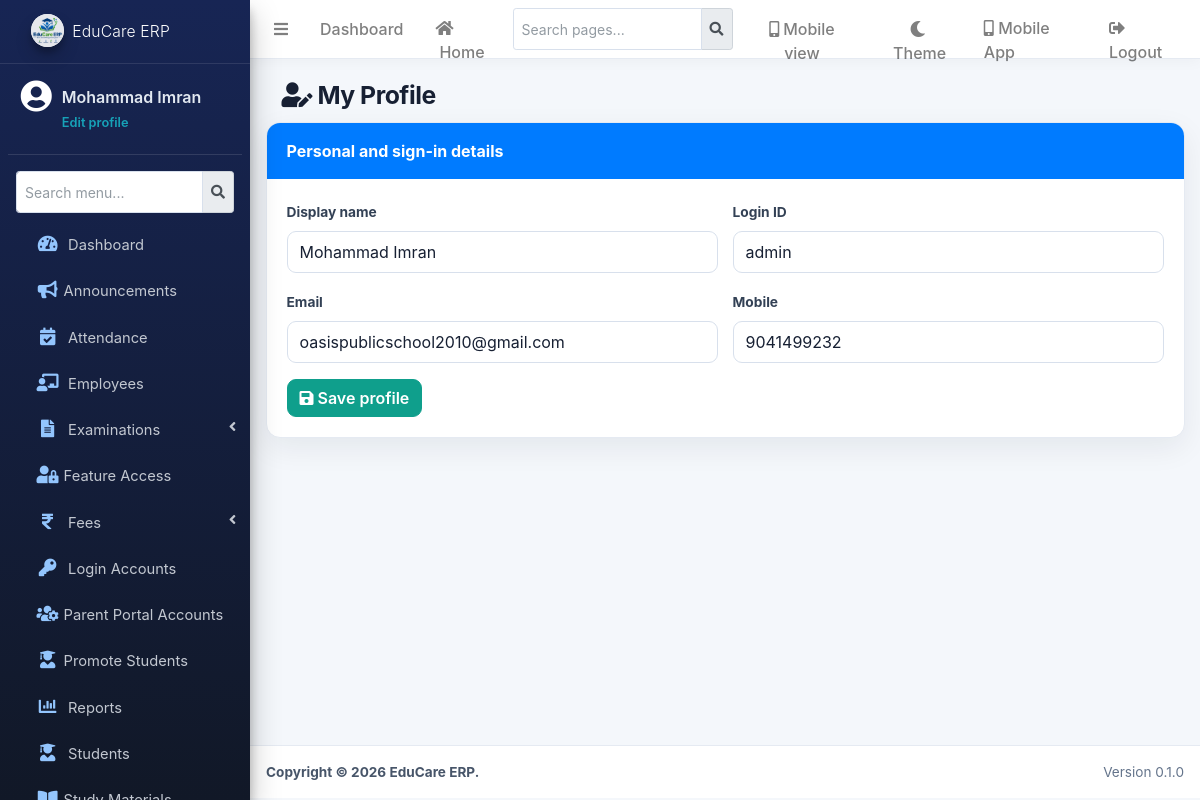
Page /modules/users/profile.php (signed in) on the committed database.
### tables this page shows
CREATE TABLE `users` (
  `id` int(11) NOT NULL,
  `role_id` int(11) NOT NULL,
  `account_type` enum('Admin','Teacher','Student') NOT NULL DEFAULT 'Admin',
  `linked_id` int(11) DEFAULT NULL,
  `full_name` varchar(100) NOT NULL,
  `username` varchar(50) NOT NULL,
  `password` varchar(255) NOT NULL,
  `email` varchar(100) DEFAULT NULL,
  `mobile` varchar(15) DEFAULT NULL,
  `status` tinyint(1) DEFAULT 1,
  `created_at` timestamp NOT NULL DEFAULT current_timestamp()
);

### modules/users/profile.php (the view, shortened to what this page needs)
<?php
require_once '../../config/database.php';
$user_id = (int)($_SESSION['user_id'] ?? 0);
$conn->set_charset('utf8mb4');
function user_profile_e($value)
{
    return htmlspecialchars((string)$value, ENT_QUOTES, 'UTF-8');
}
$stmt = $conn->prepare('SELECT full_name, username, email, mobile FROM users WHERE id=? LIMIT 1');
$stmt->bind_param('i', $user_id);
if (!$stmt->execute()) {
    die('Unable to load profile: ' . user_profile_e($stmt->error));
}
$profile = $stmt->get_result()->fetch_assoc();
?>
<?php include '../../includes/header.php'; ?>
<?php include '../../includes/navbar.php'; ?>
<?php include '../../includes/sidebar.php'; ?>
<div class="content-wrapper">
    <section class="content-header"><div class="container-fluid"><h1><i class="fas fa-user-edit"></i> My Profile</h1></div></section>
    <section class="content"><div class="container-fluid">
        <div class="card"><div class="card-header bg-primary text-white">Personal and sign-in details</div><div class="card-body">
            <form method="post" class="row" autocomplete="on">
                <div class="form-group col-md-6"><label for="full_name">Display name</label><input id="full_name" name="full_name" class="form-control" maxlength="100" required value="<?= user_profile_e($profile['full_name']); ?>"></div>
                <div class="form-group col-md-6"><label for="username">Login ID</label><input id="username" name="username" class="form-control" maxlength="50" required value="<?= user_profile_e($profile['username']); ?>"></div>
                <div class="form-group col-md-6"><label for="email">Email</label><input id="email" name="email" type="email" class="form-control" maxlength="100" value="<?= user_profile_e($profile['email']); ?>"></div>
                <div class="form-group col-md-6"><label for="mobile">Mobile</label><input id="mobile" name="mobile" class="form-control" maxlength="15" value="<?= user_profile_e($profile['mobile']); ?>"></div>
                <div class="col-12"><button class="btn btn-success"><i class="fas fa-save mr-1"></i>Save profile</button></div>
            </form>
        </div></div>
    </div></section>
</div>
<?php include '../../includes/footer.php'; ?>

### assets/css/app.css (style rules this page uses)
:root { --erp-primary: #2563eb; --erp-primary-dark: #1d4ed8; --erp-accent: #14b8a6; --erp-ink: #172033; --erp-muted: #64748b; --erp-surface: #ffffff; --erp-canvas: #f4f7fb; --erp-border: #e5eaf2; --erp-radius: 14px; --erp-shadow: 0 10px 30px rgba(15, 23, 42, .07); }
html { min-height: 100%; }
body { color: var(--erp-ink); background: var(--erp-canvas); font-family: Inter, "Segoe UI", Roboto, Arial, sans-serif; -webkit-font-smoothing: antialiased; }
.content-wrapper { background: var(--erp-canvas); }
.content-header { padding: 1.35rem 1.5rem .75rem; }
.content-header h1 { color: var(--erp-ink); font-size: 1.55rem; font-weight: 700; letter-spacing: -.02em; }
.content { padding: 0 1.5rem 1.5rem; }
.card { border: 1px solid var(--erp-border); border-radius: var(--erp-radius); box-shadow: var(--erp-shadow); overflow: hidden; }
.card-header { padding: 1rem 1.25rem; background: var(--erp-surface); border-bottom: 1px solid var(--erp-border); color: var(--erp-ink); font-weight: 700; }
.card-header.bg-primary, .card-header.bg-info, .card-header.bg-success, .card-header.bg-dark { color: #fff; border-bottom: 0; }
.card-body { padding: 1.25rem; }
.form-control, .custom-select, .select2-container--default .select2-selection--single { min-height: 42px; border: 1px solid #d8e0ec; border-radius: 9px; color: var(--erp-ink); box-shadow: none; }
label { color: #334155; font-size: .86rem; font-weight: 600; }
.btn { border-radius: 9px; font-weight: 600; transition: transform .2s ease, box-shadow .2s ease, background-color .2s ease; }
.btn-success { background: #0f9f8c; border-color: #0f9f8c; }

### rows in the picture
users: full_name "Mohammad Imran", username "admin", email "oasispublicschool2010@gmail.com", mobile "9041499232"

### other values in the picture
school_e(school_setting('app_name', APP_NAME)) "EduCare ERP"
$_SESSION['full_name'] "Mohammad Imran"
